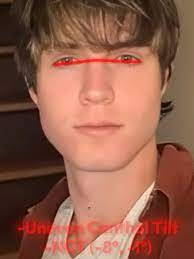
#> input picture Lab2/faceIq.jpg, 194 x 259 px, found by its file name
$ python Zadanie3.2.py
#> lines starting #> are read from the running program, lines starting #| are printed output that depends on the picture
import cv2
import numpy as np

image = cv2.imread('Lab2/faceIq.jpg')
#> image is the input picture: shape (259, 194, 3); mean B, G, R 74.5, 93, 145.4

mirrored_vertical = cv2.flip(image, 0)
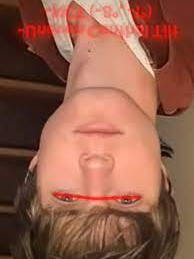
#> mirrored_vertical: shape (259, 194, 3); mean B, G, R 74.5, 93, 145.4
mirrored_horizontal = cv2.flip(image, 1)
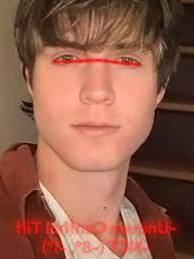
#> mirrored_horizontal: shape (259, 194, 3); mean B, G, R 74.5, 93, 145.4
mirrored_origin = cv2.flip(image, -1)
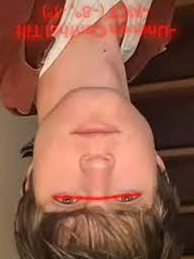
#> mirrored_origin: shape (259, 194, 3); mean B, G, R 74.5, 93, 145.4

cv2.imshow("Odbicie pionowe", mirrored_vertical)
cv2.imshow("Odbicie poziome", mirrored_horizontal)
cv2.waitKey(0)
cv2.destroyAllWindows()
